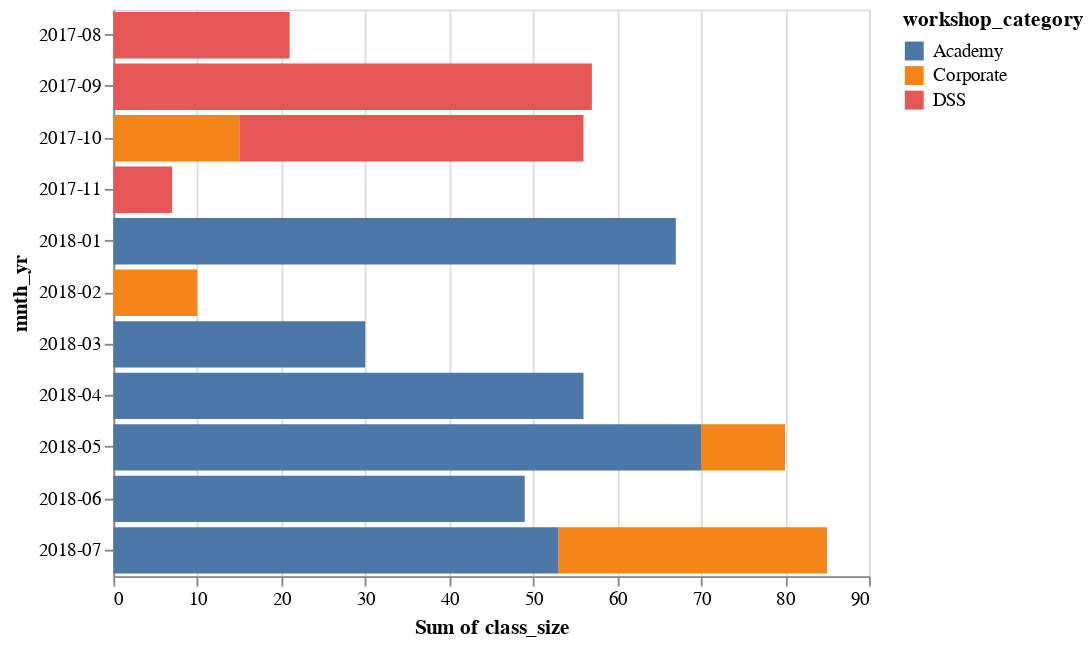

Notebook code cell kept with this figure:
### Code cell
alt.Chart(dat).mark_bar().encode(
    alt.X("sum(class_size)"),
    alt.Y('mnth_yr'),
    alt.Color('workshop_category')
)

### Figure 1 — Vega-Lite specification as saved in the notebook (floating-point values rounded to 4 significant figures)
{"$schema": "https://vega.github.io/schema/vega-lite/v2.6.0.json", "config": {"view": {"height": 300, "width": 400}}, "data": {"name": "data-5a8f6b4b8f1babe2c55ef428a0be29d8"}, "datasets": {"data-5a8f6b4b8f1babe2c55ef428a0be29d8": [{"class_size": 21, "mnth_yr": "2017-08", "workshop_category": "DSS", "workshop_hours": 9}, {"class_size": 30, "mnth_yr": "2017-09", "workshop_category": "DSS", "workshop_hours": 9}, {"class_size": 12, "mnth_yr": "2017-10", "workshop_category": "DSS", "workshop_hours": 9}, {"class_size": 29, "mnth_yr": "2017-10", "workshop_category": "DSS", "workshop_hours": 9}, {"class_size": 5, "mnth_yr": "2017-10", "workshop_category": "Corporate", "workshop_hours": 18}, {"class_size": 7, "mnth_yr": "2017-11", "workshop_category": "DSS", "workshop_hours": 9}, {"class_size": 10, "mnth_yr": "2017-10", "workshop_category": "Corporate", "workshop_hours": 18}, {"class_size": 27, "mnth_yr": "2017-09", "workshop_category": "DSS", "workshop_hours": 9}, {"class_size": 10, "mnth_yr": "2018-02", "workshop_category": "Corporate", "workshop_hours": 16}, {"class_size": 10, "mnth_yr": "2018-05", "workshop_category": "Corporate", "workshop_hours": 11}, {"class_size": 24, "mnth_yr": "2018-01", "workshop_category": "Academy", "workshop_hours": 9}, {"class_size": 24, "mnth_yr": "2018-01", "workshop_category": "Academy", "workshop_hours": 6}, {"class_size": 19, "mnth_yr": "2018-01", "workshop_category": "Academy", "workshop_hours": 9}, {"class_size": 29, "mnth_yr": "2018-05", "workshop_category": "Academy", "workshop_hours": 9}, {"class_size": 17, "mnth_yr": "2018-07", "workshop_category": "Corporate", "workshop_hours": 30}, {"class_size": 15, "mnth_yr": "2018-07", "workshop_category": "Corporate", "workshop_hours": 20}, {"class_size": 30, "mnth_yr": "2018-07", "workshop_category": "Academy", "workshop_hours": 9}, {"class_size": 30, "mnth_yr": "2018-03", "workshop_category": "Academy", "workshop_hours": 9}, {"class_size": 28, "mnth_yr": "2018-04", "workshop_category": "Academy", "workshop_hours": 9}, {"class_size": 28, "mnth_yr": "2018-04", "workshop_category": "Academy", "workshop_hours": 9}, {"class_size": 29, "mnth_yr": "2018-05", "workshop_category": "Academy", "workshop_hours": 9}, {"class_size": 26, "mnth_yr": "2018-06", "workshop_category": "Academy", "workshop_hours": 9}, {"class_size": 23, "mnth_yr": "2018-06", "workshop_category": "Academy", "workshop_hours": 9}, {"class_size": 12, "mnth_yr": "2018-05", "workshop_category": "Academy", "workshop_hours": 16}, {"class_size": 23, "mnth_yr": "2018-07", "workshop_category": "Academy", "workshop_hours": 9}]}, "encoding": {"color": {"field": "workshop_category", "type": "nominal"}, "x": {"aggregate": "sum", "field": "class_size", "type": "quantitative"}, "y": {"field": "mnth_yr", "type": "nominal"}}, "mark": "bar"}
